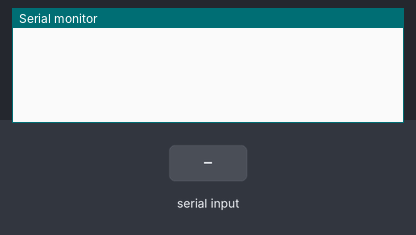
A sketch run on a simulated Arduino Uno, built with avr-gcc and run on an emulated ATmega328P. Parts: the last lines printed to the serial monitor. The test bench sets the inputs (shaded band). The local clock reads 2024-03-15 10:24:30 at power-on unless the sketch sets it.

Above: at 1.2 s.
1.3 s: "x90\n" received over Serial
At 2.9 s:
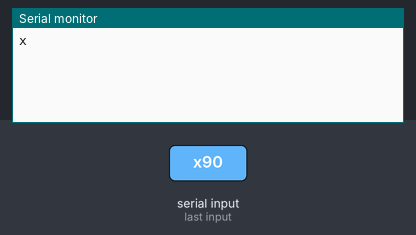
3.5 s: "x,45\n" received over Serial
At 4.0 s:
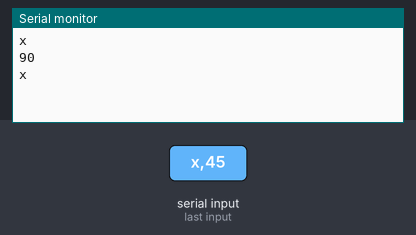
5.0 s: "x" received over Serial
At 6.3 s:
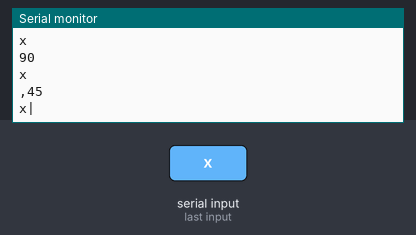

Measured:
- after the input at 1.3 s, the serial monitor: prints a new line after 0.70 s (image 1)
- after the input at 3.5 s, the serial monitor: prints a new line at once (image 2)
- after the input at 5.0 s, the serial monitor: prints a new line at once (image 3)

The sketch:

DS3231_set.ino
```cpp
/*
DS3231_set.pde
Eric Ayars
4/11

Test of set-time routines for a DS3231 RTC

*/

#include <DS3231.h>
#include <Wire.h>

DS3231 myRTC;

byte year;
byte month;
byte date;
byte dOW;
byte hour;
byte minute;
byte second;

void getDateStuff(byte& year, byte& month, byte& date, byte& dOW,
                  byte& hour, byte& minute, byte& second) {
    // Call this if you notice something coming in on
    // the serial port. The stuff coming in should be in
    // the order YYMMDDwHHMMSS, with an 'x' at the end.
    boolean gotString = false;
    char inChar;
    byte temp1, temp2;
    char inString[20];

    byte j=0;
    while (!gotString) {
        if (Serial.available()) {
            inChar = Serial.read();
            inString[j] = inChar;
            j += 1;
            if (inChar == 'x') {
                gotString = true;
            }
        }
    }
    Serial.println(inString);
    // Read year first
    temp1 = (byte)inString[0] -48;
    temp2 = (byte)inString[1] -48;
    year = temp1*10 + temp2;
    // now month
    temp1 = (byte)inString[2] -48;
    temp2 = (byte)inString[3] -48;
    month = temp1*10 + temp2;
    // now date
    temp1 = (byte)inString[4] -48;
    temp2 = (byte)inString[5] -48;
    date = temp1*10 + temp2;
    // now Day of Week
    dOW = (byte)inString[6] - 48;
    // now hour
    temp1 = (byte)inString[7] -48;
    temp2 = (byte)inString[8] -48;
    hour = temp1*10 + temp2;
    // now minute
    temp1 = (byte)inString[9] -48;
    temp2 = (byte)inString[10] -48;
    minute = temp1*10 + temp2;
    // now second
    temp1 = (byte)inString[11] -48;
    temp2 = (byte)inString[12] -48;
    second = temp1*10 + temp2;
}

void setup() {
    // Start the serial port
    Serial.begin(57600);

    // Start the I2C interface
    Wire.begin();
}

void loop() {

    // If something is coming in on the serial line, it's
    // a time correction so set the clock accordingly.
    if (Serial.available()) {
        getDateStuff(year, month, date, dOW, hour, minute, second);

        myRTC.setClockMode(true);  // set to 12h
        //setClockMode(false); // set to 24h

        myRTC.setYear(2024);
        myRTC.setMonth(9);
        myRTC.setDate(10);
        myRTC.setDoW(2);
        myRTC.setHour(12);
        myRTC.setMinute(56);
        myRTC.setSecond(second);

        // Test of alarm functions
        // set A1 to one minute past the time we just set the clock
        // on current day of week.
        //myRTC.setA1Time(dOW, hour, minute+1, second, 0x0, true,
        //                false, false);
        // set A2 to two minutes past, on current day of month.
        //myRTC.setA2Time(date, hour, minute+2, 0x0, false, false,
        //                false);
        // Turn on both alarms, with external interrupt
        //myRTC.turnOnAlarm(1);
        //myRTC.turnOnAlarm(2);

    }

    delay(1000);
}
```
